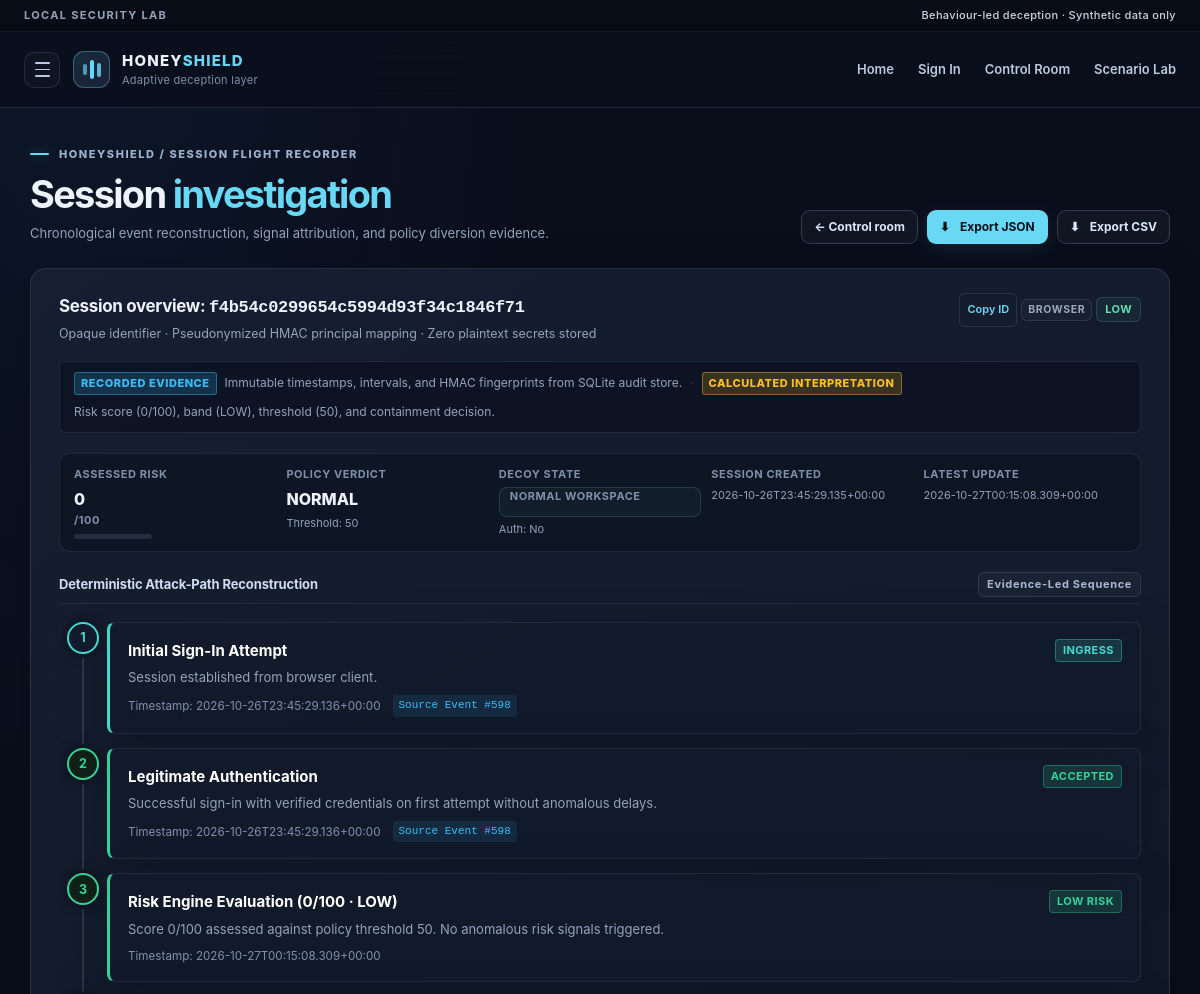
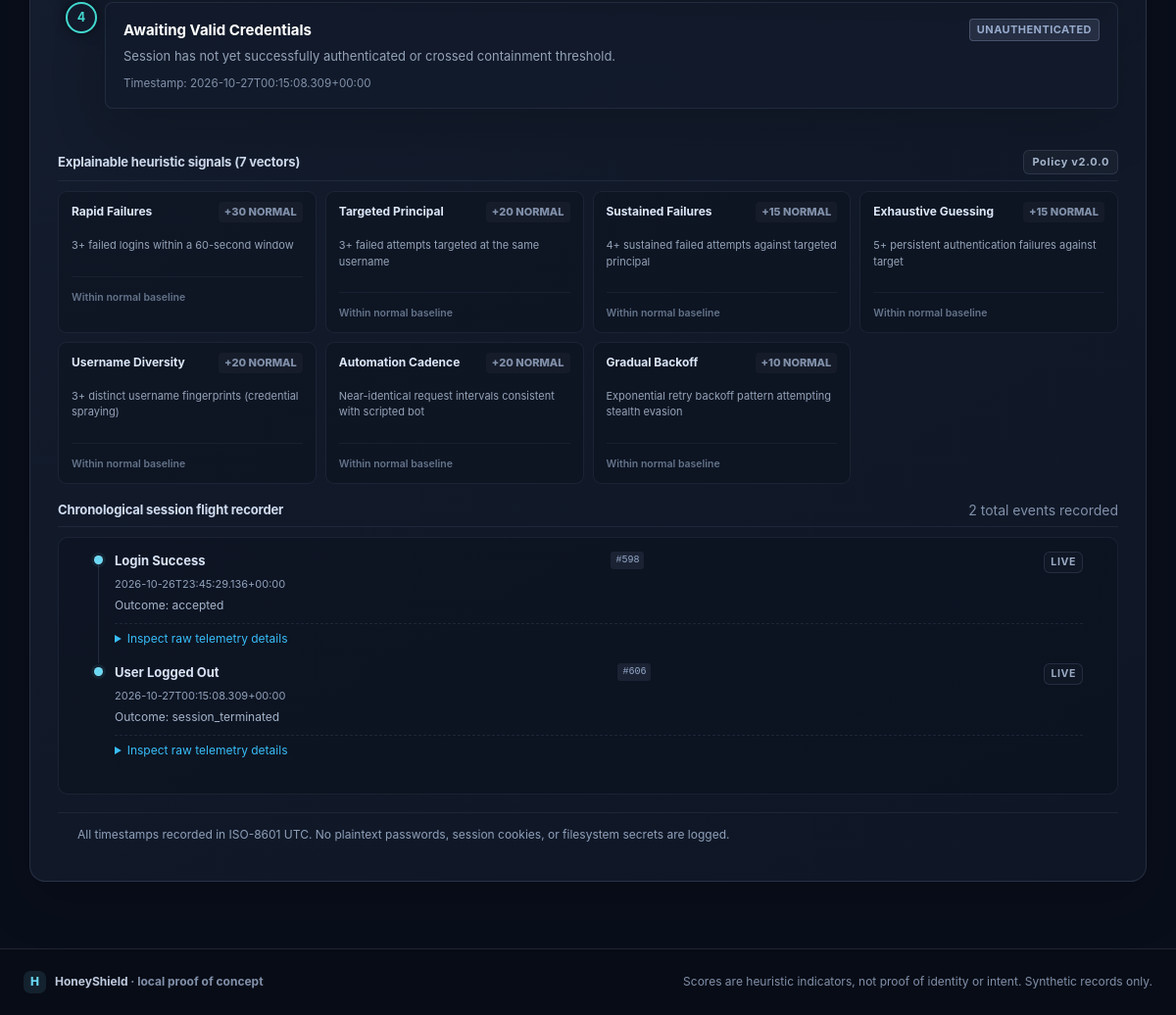
Screenshot of /admin/session/f4b54c0299654c5994d93f34c1846f71 with the database file from the repository (2 pictures, top to bottom).
### tables this page shows
CREATE TABLE events (
                id INTEGER PRIMARY KEY AUTOINCREMENT,
                session_key TEXT NOT NULL,
                event_at TEXT NOT NULL,
                event_type TEXT NOT NULL,
                interval_seconds REAL,
                username_fingerprint TEXT,
                details_json TEXT NOT NULL DEFAULT '{}', is_isolated INTEGER NOT NULL DEFAULT 0,
                FOREIGN KEY(session_key) REFERENCES sessions(session_key) ON DELETE CASCADE
            );

### app.py (the view)
    @app.get("/admin/session/<session_key>", endpoint="session_flight_recorder")
    @app.get("/admin/session/<session_key>", endpoint="admin_session_investigation")
    def session_flight_recorder(session_key: str):
        conn = get_db()
        sess = get_session_investigation(conn, session_key)
        if not sess:
            abort(404)
        return render_template(
            "session_flight_recorder.html",
            session=sess,
            threshold=int(app.config["HIGH_RISK_THRESHOLD"]),
        )

### app.py (called while the page is built)
def connect_database(path: str | Path) -> sqlite3.Connection:
    db_path = Path(path)
    db_path.parent.mkdir(parents=True, exist_ok=True)
    conn = sqlite3.connect(str(db_path), timeout=10)
    conn.row_factory = sqlite3.Row
    conn.execute("PRAGMA foreign_keys = ON")
    conn.execute("PRAGMA journal_mode = WAL")
    return conn

### templates/session_flight_recorder.html (shortened to what this page needs)
{% extends 'base.html' %}
{% block content %}
<div class="page-heading admin-heading">
  <div>
    <div class="eyebrow"><span class="eyebrow-line"></span> HONEYSHIELD / SESSION FLIGHT RECORDER</div>
    <h1>Session <span>investigation</span></h1>
    <p class="lead-sm">Chronological event reconstruction, signal attribution, and policy diversion evidence.</p>
  </div>
  <div class="heading-actions">
    <a class="button button-secondary button-small" href="{{ url_for('admin_dashboard') }}">← Control room</a>
    <a class="button button-primary button-small" id="exportJsonBtn" href="{{ url_for('admin_session_export', session_key=session.session_key) }}?format=json" download>
      <span>⬇</span> Export JSON
    </a>
    <a class="button button-secondary button-small" id="exportCsvBtn" href="{{ url_for('admin_session_export', session_key=session.session_key) }}?format=csv" download>
      <span>⬇</span> Export CSV
    </a>
  </div>
</div>
<section class="panel flight-recorder-panel" aria-label="Session Metadata">
  <div class="panel-heading">
    <div>
      <h2>Session overview: <code id="sessionKeyDisplay">{{ session.session_key }}</code></h2>
      <p>Opaque identifier · Pseudonymized HMAC principal mapping · Zero plaintext secrets stored</p>
    </div>
    <div class="panel-heading-right">
      <button type="button" class="copy-value button button-small button-secondary" data-copy="{{ session.session_key }}" aria-label="Copy session ID">Copy ID</button>
      {% if session.is_simulated %}
      <span class="mode-badge">SIMULATED</span>
      {% else %}
      <span class="mode-badge mode-browser">BROWSER</span>
      {% endif %}
      <span class="risk-badge risk-badge-{{ session.risk_band|lower }}">{{ session.risk_band }}</span>
    </div>
  </div>
  <div class="evidence-legend-callout">
    <span class="legend-badge badge-evidence">RECORDED EVIDENCE</span>
    <span>Immutable timestamps, intervals, and HMAC fingerprints from SQLite audit store.</span>
    <span class="legend-sep">·</span>
    <span class="legend-badge badge-derived">CALCULATED INTERPRETATION</span>
    <span>Risk score ({{ session.risk_score }}/100), band ({{ session.risk_band }}), threshold ({{ session.threshold }}), and containment decision.</span>
  </div>
  <div class="inv-summary-bar">
    <div class="inv-metric">
      <span>Assessed Risk</span>
      <div><strong>{{ session.risk_score }}</strong><span class="muted">/100</span></div>
      <div class="mini-score-track"><span class="risk-fill risk-{{ session.risk_band|lower }}" style="width: {{ session.risk_score }}%"></span></div>
    </div>
    <div class="inv-metric">
      <span>Policy Verdict</span>
      <div><strong>{{ session.decision|upper }}</strong></div>
      <small class="cell-subtext">Threshold: {{ session.threshold }}</small>
    </div>
    <div class="inv-metric">
      <span>Decoy State</span>
      <div>{% if session.decoy_active %}<span class="status-chip status-danger">Contained in Decoy</span>{% else %}<span class="status-chip status-safe">Normal Workspace</span>{% endif %}</div>
      <small class="cell-subtext">Auth: {{ 'Yes' if session.authenticated else 'No' }}</small>
    </div>
    <div class="inv-metric">
      <span>Session Created</span>
      <div><small class="cell-subtext">{{ session.created_at }}</small></div>
    </div>
    <div class="inv-metric">
      <span>Latest Update</span>
      <div><small class="cell-subtext">{{ session.updated_at }}</small></div>
    </div>
  </div>
  <div class="inv-section-heading">
    <h3>Deterministic Attack-Path Reconstruction</h3>
    <span class="panel-tag">Evidence-Led Sequence</span>
  </div>
  <div class="attack-path-pipeline" id="attackPathPipeline">
    {% for step in session.attack_path %}
    <div class="attack-step step-status-{{ step.status }}">
      <div class="step-node-col">
        <span class="step-num-circle">{{ step.step }}</span>
        {% if not loop.last %}<div class="step-line"></div>{% endif %}
      </div>
      <div class="step-card card-surface">
        <div class="step-card-top">
          <strong class="step-title">{{ step.title }}</strong>
          <span class="step-badge badge-{{ step.status }}">{{ step.badge }}</span>
        </div>
        <p class="step-desc">{{ step.description }}</p>
        <div class="step-meta">
          <small class="muted">Timestamp: {{ step.timestamp }}</small>
          {% if step.event_id %}<span class="event-ref-tag">Source Event #{{ step.event_id }}</span>{% endif %}
        </div>
      </div>
    </div>
    {% endfor %}
  </div>
  <div class="inv-section-heading">
    <h3>Explainable heuristic signals (7 vectors)</h3>
    <span class="panel-tag">Policy v{{ session.policy_version }}</span>
  </div>
  <div class="inv-signals-grid">
    {% for sig in session.signal_contributions %}
    <div class="inv-signal-card {% if sig.triggered %}signal-active{% endif %}">
      <div class="inv-signal-top">
        <strong class="inv-signal-title">{{ sig.name }}</strong>
        <span class="inv-signal-badge {% if sig.triggered %}badge-triggered{% else %}badge-normal{% endif %}">
          +{{ sig.weight }} {% if sig.triggered %}TRIGGERED{% else %}NORMAL{% endif %}
        </span>
      </div>
      <p class="inv-signal-desc">{{ sig.description }}</p>
      <div class="inv-signal-evidence">
        {% if sig.triggered %}
        <span class="evidence-tag tag-active">Active Contribution: +{{ sig.weight }} pts</span>
        {% else %}
        <span class="evidence-tag tag-inactive">Within normal baseline</span>
        {% endif %}
      </div>
    </div>
    {% endfor %}
  </div>
  <div class="inv-section-heading">
    <h3>Chronological session flight recorder</h3>
    <span class="muted">{{ session.events|length }} total events recorded</span>
  </div>
  <div class="flight-timeline-wrap">
    {% if session.events %}
    <div class="event-timeline">
      {% for event in session.events %}
      <div class="timeline-item">
        <span class="timeline-dot {% if 'activated' in event.event_type or 'admin' in event.event_type %}dot-danger{% elif 'canary' in event.event_type or 'decoy' in event.event_type %}dot-violet{% elif 'failed' in event.event_type %}dot-amber{% else %}dot-cyan{% endif %}"></span>
        <div class="timeline-body">
          <div class="timeline-title-row">
            <strong>{{ event.event_type|replace('_', ' ')|title }}</strong>
            <span class="event-id-badge">#{{ event.id }}</span>
            <span class="event-mode {% if session.is_simulated %}event-mode-sim{% endif %}">{% if session.is_simulated %}SIM{% else %}LIVE{% endif %}</span>
          </div>
          <small>{{ event.event_at }}{% if event.interval_seconds is not none %} · {{ event.interval_seconds|round(2) }}s after previous attempt{% endif %}</small>
          {% if event.details.get('label') %}
          <p>{{ event.details.get('label') }}</p>
          {% elif event.details.get('reason') %}
          <p>{{ event.details.get('reason') }}</p>
          {% elif event.details.get('note') %}
          <p>{{ event.details.get('note') }}</p>
          {% elif event.event_type == 'login_failed' %}
          <p>Rejected sign-in attempt · HMAC principal fingerprint: <code>{{ event.username_fingerprint[:16] }}…</code></p>
          {% elif event.details.get('outcome') %}
          <p>Outcome: {{ event.details.get('outcome') }}</p>
          {% endif %}
          <details class="timeline-expandable">
            <summary class="timeline-summary-toggle">Inspect raw telemetry details</summary>
          </details>
        </div>
      </div>
      {% endfor %}
    </div>
    {% else %}
    <div class="empty-state">
      <span>◷</span>
      <strong>No recorded events for this session</strong>
      <p>This session has no recorded telemetry in the SQLite database.</p>
    </div>
    {% endif %}
  </div>
  <div class="table-footnote">
    All timestamps recorded in ISO-8601 UTC. No plaintext passwords, session cookies, or filesystem secrets are logged.
  </div>
</section>
{% endblock %}

### rows the page displays
events: step "1", title "Initial Sign-In Attempt", badge "INGRESS", description "Session established from browser client.", timestamp "2026-10-26T23:45:29.136+00:00", event_id "598", step "2", title "Legitimate Authentication", badge "ACCEPTED", description "Successful sign-in with verified credentials on first attempt without anomalous delays.", event_type "Login Success", id "598", event_at "2026-10-26T23:45:29.136+00:00", details.get "accepted"
events: event_type "User Logged Out", id "606", event_at "2026-10-27T00:15:08.309+00:00", details.get "session_terminated"

### other values shown
{{ session.session_key }} "f4b54c0299654c5994d93f34c1846f71"
{{ session.risk_band }} "LOW"
{{ session.risk_score }} "0"
{{ session.threshold }} "50"
{{ session.decision|upper }} "NORMAL"
{{ 'Yes' if session.authenticated else 'No' }} "No"
{{ session.created_at }} "2026-10-26T23:45:29.135+00:00"
{{ session.updated_at }} "2026-10-27T00:15:08.309+00:00"
{{ step.step }} "3"
{{ step.title }} "Risk Engine Evaluation (0/100 · LOW)"
{{ step.badge }} "LOW RISK"
{{ step.description }} "Score 0/100 assessed against policy threshold 50. No anomalous risk signals triggered."
{{ step.timestamp }} "2026-10-27T00:15:08.309+00:00"
{{ step.step }} "4"
{{ step.title }} "Awaiting Valid Credentials"
